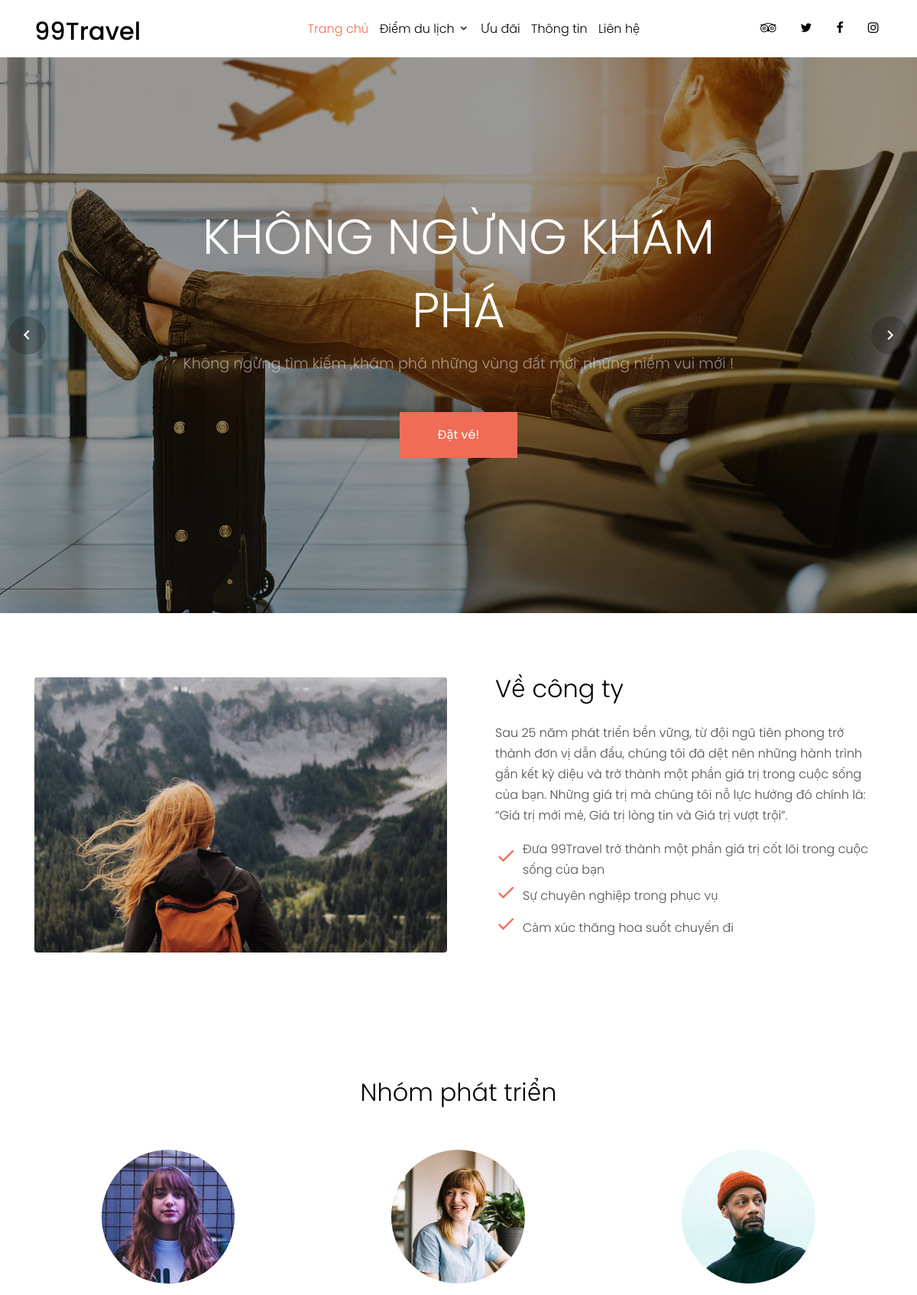
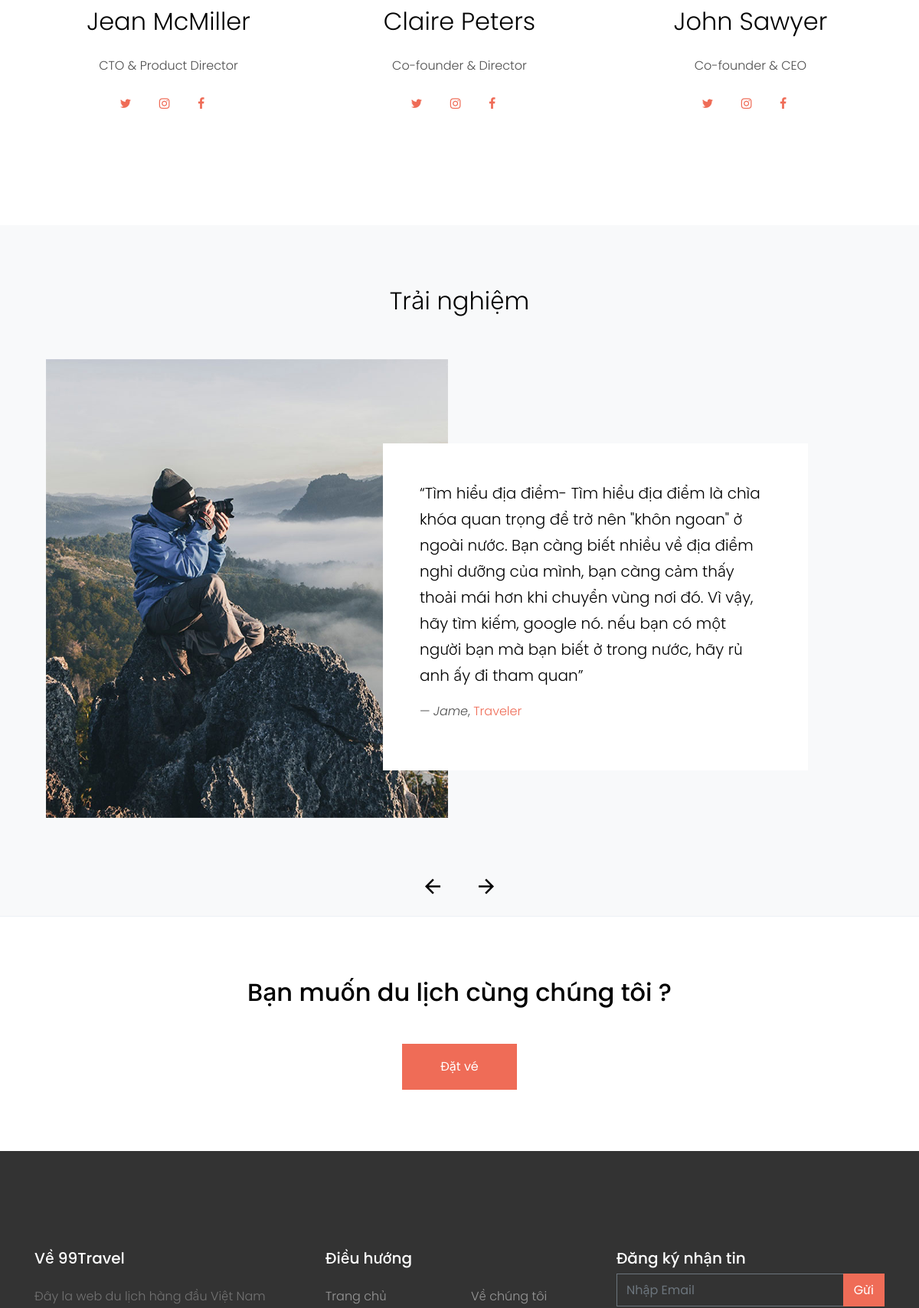
/about (upper part), run on the app's committed database (2 pictures, top to bottom).
### Home/models.py (models this page shows, shortened)
class Team(models.Model):
    hoTen=models.CharField(max_length=100)
    gioiThieu=models.TextField()
    anhDaiDien=models.ImageField()
    twitter=models.TextField()
    instagram=models.TextField()
    facebook=models.TextField()

class Review(models.Model):
    hoTen=models.CharField(max_length=100)
    noiDung=models.TextField()
    anhNen=models.ImageField()

class About(models.Model):
    gioiThieu=models.TextField()
    address=models.TextField()
    phone=models.CharField(max_length=10)
    email=models.EmailField()
    facebook=models.TextField()
    twitter=models.TextField()
    instagram=models.TextField()
    linkedin=models.TextField()

### Home/views.py (the view)
# urls.py: path('about', views.about),
def about(request):
    return render(request,'pages/about.html',{'Review':Review.objects.all(),'Team':Team.objects.all(),'Info':About.objects.all()})

### Home/templates/pages/about.html
{% extends 'pages/base.html' %}
{% load static %}
{% block content %}
<div class="site-section" data-aos="fade-up">
      <div class="container">
        <div class="row align-items-center">
          <div class="col-md-6 mb-5 mb-md-0">
            <img src="{% static 'images/hero_bg_2.jpg' %}" alt="Image" class="img-fluid rounded">
          </div>
          <div class="col-md-6 pl-md-5">
            <h2 class="font-weight-light text-black mb-4">Về công ty</h2>
            <p>Sau 25 năm phát triển bền vững, từ đội ngũ tiên phong trở thành đơn vị dẫn đầu, chúng tôi đã dệt nên những hành trình gắn kết kỳ diệu và trở thành một phần giá trị trong cuộc sống của bạn. Những giá trị mà chúng tôi nỗ lực hướng đó chính là: “Giá trị mới mẻ, Giá trị lòng tin và Giá trị vượt trội”.</p>
            <ul class="list-unstyled">
              <li class="d-flex align-items-center"><span class="icon-check2 text-primary h3 mr-2"></span><span>Đưa 99Travel trở thành một phần giá trị cốt lõi trong cuộc sống của bạn</span></li>
              <li class="d-flex align-items-center"><span class="icon-check2 text-primary h3 mr-2"></span><span>Sự chuyên nghiệp trong phục vụ</span></li>
              <li class="d-flex align-items-center"><span class="icon-check2 text-primary h3 mr-2"></span><span>Cảm xúc thăng hoa suốt chuyến đi</span></li>
            </ul>
          </div>
        </div>
      </div>
    </div>
    <div class="site-section">
      <div class="container">
         <div class="row justify-content-center mb-5" data-aos="fade-up">
          <div class="col-md-7">
            <h2 class="font-weight-light text-black text-center">Nhóm phát triển</h2>
          </div>
        </div>
        <div class="row">
        {%for team in Team%}
          <div class="col-md-6 col-lg-4 text-center mb-5" data-aos="fade-up">
            <img src="{{team.anhDaiDien.url}}" alt="Image" class="img-fluid w-50 rounded-circle mb-4">
            <h2 class="text-black font-weight-light mb-4">{{team.hoTen}}</h2>
            <p class="mb-4">{{team.gioiThieu}}</p>
            <p>
              <a href="{{team.twitter}}" class="pl-0 pr-3"><span class="icon-twitter"></span></a>
              <a href="{{team.instagram}}" class="pl-3 pr-3"><span class="icon-instagram"></span></a>
              <a href="{{team.facebook}}" class="pl-3 pr-3"><span class="icon-facebook"></span></a>
            </p>
          </div>
          {% endfor %}
        </div>
      </div>
    </div>
    <div class="site-section block-13 bg-light">
    <div class="container" data-aos="fade">
        <div class="row justify-content-center mb-5">
          <div class="col-md-7">
            <h2 class="font-weight-light text-black text-center">Trải nghiệm</h2>
          </div>
        </div>
        <div class="nonloop-block-13 owl-carousel">
          {% for review in Review%}
          <div class="item">
            <div class="container">
              <div class="row">
                <div class="col-lg-6 mb-5">
                  <img src="{{review.anhNen.url}}" alt="Image" class="img-md-fluid">
                </div>
                <div class="overlap-left col-lg-6 bg-white p-md-5 align-self-center">
                  <p class="text-black lead">&ldquo;{{review.noiDung}}&rdquo;</p>
                  <p class="">&mdash; <em>{{review.hoTen}}</em>, <a href="#">Traveler</a></p>
                </div>
              </div>
            </div>
          </div>
        {% endfor %}
        </div>
      </div>
    </div>
    <div class="site-section border-top">
      <div class="container">
        <div class="row text-center">
          <div class="col-md-12">
            <h2 class="mb-5 text-black">Bạn muốn du lịch cùng chúng tôi ?</h2>
            <p class="mb-0"><a href="booking.html" class="btn btn-primary py-3 px-5 text-white">Đặt vé</a></p>
          </div>
        </div>
      </div>
    </div>
{% endblock content %}

### Home/templates/pages/base.html (shortened to what this page needs)
<!DOCTYPE html>
<html lang="en">
  <head>
    {% load static %}
    <link rel="stylesheet" href="{% static 'fonts/icomoon/style.css' %} ">
    <link rel="stylesheet" href="{% static 'css/bootstrap.min.css' %} ">
    <link rel="stylesheet" href="{% static 'css/magnific-popup.css' %}">
    <link rel="stylesheet" href="{% static 'css/jquery-ui.css' %}">
    <link rel="stylesheet" href="{% static 'css/owl.carousel.min.css' %}">
    <link rel="stylesheet" href="{% static 'css/owl.theme.default.min.css' %}">
    <link rel="stylesheet" href="{% static 'css/bootstrap-datepicker.css' %}">
    <link rel="stylesheet" href="{% static 'fonts/flaticon/font/flaticon.css' %}">
    <link rel="stylesheet" href="https://cdn.jsdelivr.net/npm/mediaelement@4.2.7/build/mediaelementplayer.min.css">
    <link rel="stylesheet" href="{% static 'css/aos.css' %}">
    <link rel="stylesheet" href="{% static 'css/style.css' %}">
  </head>
  <body>
  <div class="site-wrap">
    <header class="site-navbar py-1" role="banner">
      <div class="container">
        <div class="row align-items-center">
          <div class="col-6 col-xl-2">
            <h1 class="mb-0"><a href="index.html" class="text-black h2 mb-0">99Travel</a></h1>
          </div>
          <div class="col-10 col-md-8 d-none d-xl-block">
            <nav class="site-navigation position-relative text-right text-lg-center" role="navigation">
              <ul class="site-menu js-clone-nav mx-auto d-none d-lg-block">
                <li class="active">
                  <a href="home">Trang chủ</a>
                </li>
                <li class="has-children">
                  <a href="destination.html">Điểm du lịch</a>
                </li>
                <li><a href="discount">Ưu đãi</a></li>
                <li><a href="about">Thông tin</a></li>
                <li><a href="contact">Liên hệ</a></li>
              </ul>
            </nav>
          </div>
          <div class="col-6 col-xl-2 text-right">
            <div class="d-none d-xl-inline-block">
              <ul class="site-menu js-clone-nav ml-auto list-unstyled d-flex text-right mb-0" data-class="social">
                <li>
                  <a href="#" class="pl-0 pr-3 text-black"><span class="icon-tripadvisor"></span></a>
                </li>
                <li>
                  <a href="#" class="pl-3 pr-3 text-black"><span class="icon-twitter"></span></a>
                </li>
                <li>
                  <a href="#" class="pl-3 pr-3 text-black"><span class="icon-facebook"></span></a>
                </li>
                <li>
                  <a href="#" class="pl-3 pr-3 text-black"><span class="icon-instagram"></span></a>
                </li>
              </ul>
            </div>
          </div>
        </div>
      </div>
    </header>
    <div class="slide-one-item home-slider owl-carousel">
      <div class="site-blocks-cover overlay" style="background-image: url({% static 'images/hero_bg_1.jpg' %});" data-aos="fade" data-stellar-background-ratio="0.5">
        <div class="container">
          <div class="row align-items-center justify-content-center text-center">
            <div class="col-md-8" data-aos="fade-up" data-aos-delay="400">
              <h1 class="text-white font-weight-light">Không ngừng khám phá</h1>
              <p class="mb-5">Không ngừng tìm kiếm ,khám phá những vùng đất mới ,những niềm vui mới !</p>
              <p><a href="#" class="btn btn-primary py-3 px-5 text-white">Đặt vé!</a></p>
            </div>
          </div>
        </div>
      </div>
    </div>
    {% block content %}
   {% endblock %}
    {% for info in Info%}
    <footer class="site-footer">
      <div class="container">
        <div class="row">
          <div class="col-lg-4">
            <div class="mb-5">
              <h3 class="footer-heading mb-4">Về 99Travel</h3>
              <p>{{info.gioiThieu}}</p>
            </div>
          </div>
          <div class="col-lg-4 mb-5 mb-lg-0">
            <div class="row mb-5">
              <div class="col-md-12">
                <h3 class="footer-heading mb-4">Điều hướng</h3>
              </div>
              <div class="col-md-6 col-lg-6">
                <ul class="list-unstyled">
                  <li><a href="home">Trang chủ</a></li>
                </ul>
              </div>
              <div class="col-md-6 col-lg-6">
                <ul class="list-unstyled">
                  <li><a href="about">Về chúng tôi</a></li>
                </ul>
              </div>
            </div>
          </div>
          <div class="col-lg-4 mb-5 mb-lg-0">
            <div class="mb-5">
              <h3 class="footer-heading mb-2">Đăng ký nhận tin</h3>
              <form action="#" method="post">
                <div class="input-group mb-3">
                  <input type="text" class="form-control border-secondary text-white bg-transparent" placeholder="Nhập Email" aria-label="Nhập Email" aria-describedby="button-addon2">
                  <div class="input-group-append">
                    <button class="btn btn-primary text-white" type="button" id="button-addon2">Gửi</button>
                  </div>
                </div>
              </form>
            </div>
          </div>
        </div>
      </div>
    </footer>
    {% endfor %}
  </div>
  </body>
</html>

### Home/static/css/style.css (style rules this page uses)
body { line-height: 1.7; color: #4d4d4d; font-weight: 300; font-size: 1rem; }
a { -webkit-transition: .3s all ease; -o-transition: .3s all ease; transition: .3s all ease; }
h1, h2, h3, h4, h5, .h1, .h2, .h3, .h4, .h5 { font-family: "Poppins", -apple-system, BlinkMacSystemFont, "Segoe UI", Roboto, "Helvetica Neue", Arial, sans-serif, "Apple Color Emoji", "Segoe UI Emoji", "Segoe UI Symbol", "Noto Color Emoji"; }
.text-black { color: #000 !important; }
.site-wrap:before { -webkit-transition: .3s all ease-in-out; -o-transition: .3s all ease-in-out; transition: .3s all ease-in-out; background: rgba(0, 0, 0, 0.6); content: ""; position: absolute; z-index: 2000; top: 0; left: 0; right: 0; bottom: 0; opacity: 0; visibility: hidden; }
.btn { border-radius: 0; }
.btn.btn-primary { border: 2px solid transparent; }
.form-control { height: 43px; border-radius: 0; }
.site-section { padding: 2.5em 0; }
@media (min-width: 768px) { .site-section { padding: 5em 0; } }
.border-top { border-top: 1px solid #edf0f5 !important; }
.site-footer { padding: 4em 0; background: #333333; }
@media (min-width: 768px) { .site-footer { padding: 8em 0; } }
.site-footer p { color: #737373; }
.site-footer h2, .site-footer h3, .site-footer h4, .site-footer h5 { color: #fff; }
.site-footer a { color: #999999; }
.site-footer ul li { margin-bottom: 10px; }
.site-footer .footer-heading { font-size: 20px; color: #fff; }
.site-navbar { margin-bottom: 0px; z-index: 1999; position: relative; }
.site-navbar .site-navigation .site-menu { margin-bottom: 0; }
.site-navbar .site-navigation .site-menu .active > a { color: #ef6c57; }
.site-navbar .site-navigation .site-menu a { text-decoration: none !important; display: inline-block; }
.site-navbar .site-navigation .site-menu > li { display: inline-block; padding: 10px 5px; }
.site-navbar .site-navigation .site-menu > li > a { padding: 10px 0px; color: #000; text-decoration: none !important; }
.site-navbar .site-navigation .site-menu .has-children { position: relative; }
.site-navbar .site-navigation .site-menu .has-children > a { position: relative; padding-right: 20px; }
.site-navbar .site-navigation .site-menu .has-children > a:before { position: absolute; content: "\e313"; font-size: 16px; top: 50%; right: 0; -webkit-transform: translateY(-50%); -ms-transform: translateY(-50%); transform: translateY(-50%); font-family: 'icomoon'; }
.site-mobile-menu .site-nav-wrap { padding: 0; margin: 0; list-style: none; position: relative; }
.site-mobile-menu .site-nav-wrap a { padding: 10px 20px; display: block; position: relative; color: #212529; }
.site-mobile-menu .site-nav-wrap li { position: relative; display: block; }
.site-mobile-menu .site-nav-wrap li.active > a { color: #ef6c57; }
.site-mobile-menu .site-nav-wrap > li { display: block; position: relative; float: left; width: 100%; }
.site-mobile-menu .site-nav-wrap > li > a { padding-left: 20px; font-size: 20px; }
.site-mobile-menu .site-nav-wrap[data-class="social"] { float: left; width: 100%; margin-top: 30px; padding-bottom: 5em; }
.site-mobile-menu .site-nav-wrap[data-class="social"] > li { width: auto; }
.site-mobile-menu .site-nav-wrap[data-class="social"] > li:first-child a { padding-left: 15px !important; }
.site-blocks-cover { background-size: cover; background-repeat: no-repeat; background-position: top; background-position: center center; }
.site-blocks-cover.overlay { position: relative; }
.site-blocks-cover.overlay:before { position: absolute; content: ""; left: 0; bottom: 0; right: 0; top: 0; background: rgba(0, 0, 0, 0.4); }
.site-blocks-cover, .site-blocks-cover .row { min-height: 600px; height: calc(100vh - 73px); }
.site-blocks-cover h1 { text-transform: uppercase; font-size: 4rem; font-weight: 900; color: #fff; line-height: 1.5; }
.site-blocks-cover p { color: rgba(255, 255, 255, 0.5); font-size: 1.2rem; line-height: 1.5; }
.site-blocks-cover .btn { border: 2px solid transparent; }
.bg-light { background: #ccc; }
.block-13, .slide-one-item { position: relative; z-index: 1; }
.overlap-left { margin-left: -100px; }

### data on the page
Team: anhDaiDien (picture), hoTen "Jean McMiller", gioiThieu "CTO & Product Director"
Team: anhDaiDien (picture), hoTen "Claire Peters", gioiThieu "Co-founder & Director"
Team: anhDaiDien (picture), hoTen "John Sawyer", gioiThieu "Co-founder & CEO"
Review: anhNen (picture), noiDung "Tìm hiểu địa điểm- Tìm hiểu địa điểm là chìa khóa quan trọng để trở nên \"khôn ngoan\" ở ngoài nước. Bạn càng biết nhiều về địa điểm nghỉ dưỡng của mình, bạn càng cảm thấy thoải mái hơn khi chuyển vùng nơi đó. Vì vậy, hãy tìm kiếm, google nó. nếu bạn có một người bạn mà bạn biết ở trong nước, hãy rủ anh ấy đi tham quan", hoTen "Jame"
About: gioiThieu "Đây la web du lịch hàng đầu Việt Nam"
